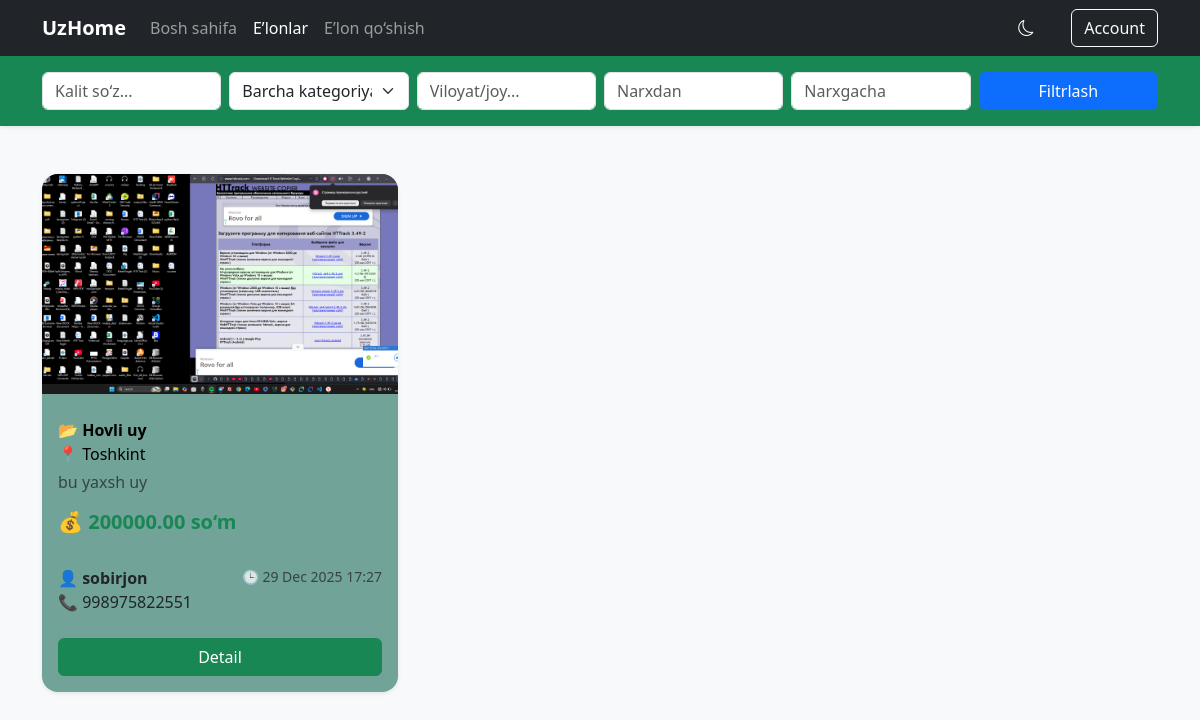
Page /show/show_page/ on the earlier database version.
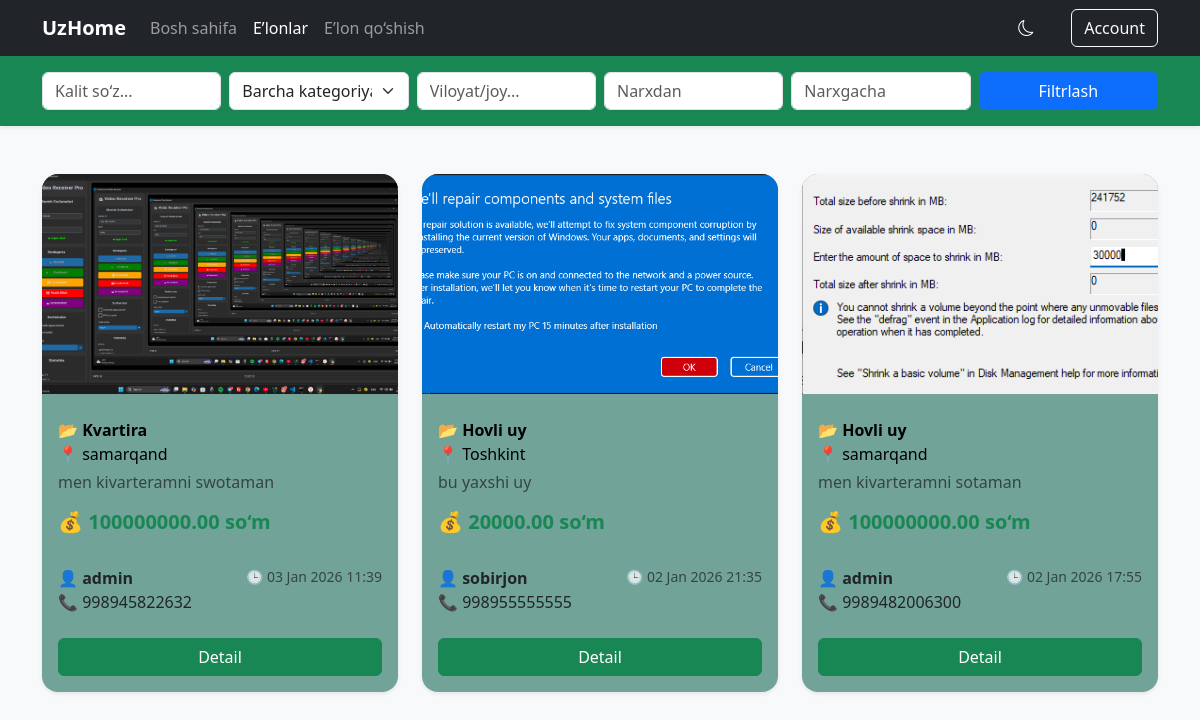
Same page on the later database version.
### add_page/models.py (models this page shows, shortened)
class Annoncements(models.Model):
    HOME_CATEGORY_CHOICES = (
        ('apartment', 'Kvartira'),
        ('house', 'Hovli uy'),
        ('new_building', 'Yangi qurilgan uy'),
        ('commercial', 'Tijorat bino'),
        ('land', 'Yer uchastkasi'),
        ('rent_apartment', 'Ijara kvartira'),
        ('rent_house', 'Ijara hovli uy'),
    )
    STATUS_CHOISES = (
        ('draft', 'Draft'),
        ('published', 'Published'),
    )
    user = models.ForeignKey(User, on_delete=models.CASCADE)
    name = models.CharField(max_length=100)
    slug = models.SlugField(max_length=100, unique=True, blank=True)
    price = models.DecimalField(max_digits=100, decimal_places=2)
    location = models.CharField(max_length=100, null=True, blank=True)
    description = models.TextField()
    image = models.ImageField(upload_to='posts/post/', null=True, blank=True)
    seller_contact = models.CharField(max_length=100, null=True, blank=True)
    telegram = models.CharField(max_length=100, null=True , blank=True)
    publish = models.DateTimeField(default=timezone.now)
    created_at = models.DateTimeField(auto_now_add=True)
    updated_at = models.DateTimeField(auto_now=True)
    category = models.CharField(max_length=150, choices=HOME_CATEGORY_CHOICES, default='house', null=True, blank=True)
    status = models.CharField(max_length=50, choices=STATUS_CHOISES, default='published', null=True, blank=True)
    class Meta:
        ordering = ['-created_at']
    objects = models.Manager()
    published = PublishedManager()  # Custom manager for published announcements

### show_page/views.py (the view)
# urls.py: path('show_page/', PostsView.as_view(), name='show_page'),
class PostsView(View):
    def get(self, request):
        elonlar = Annoncements.objects.filter(status='published').order_by('-created_at')
        search_query = request.GET.get('search', '')
        if search_query:
            elonlar = elonlar.filter(
                Q(title__icontains=search_query) |
                Q(description__icontains=search_query) |
                Q(location__icontains=search_query)
            )
        selected_category = request.GET.get('category', '')
        if selected_category:
            elonlar = elonlar.filter(category=selected_category)
        location = request.GET.get('location', '')
        if location:
            elonlar = elonlar.filter(location__icontains=location)
        min_price = request.GET.get('min_price', '')
        max_price = request.GET.get('max_price', '')
        try:
            if min_price:
                elonlar = elonlar.filter(price__gte=int(min_price))
            if max_price:
                elonlar = elonlar.filter(price__lte=int(max_price))
        except ValueError:
            pass  # Agar string kelib qoldi bo‘lsa, filter ishlamaydi
        paginator = Paginator(elonlar, 6)
        page_number = request.GET.get('page')
        page_obj = paginator.get_page(page_number)
        ctx = {
            'page_obj': page_obj,  # sahifalangan postlar
            'search_query': search_query,
            'selected_category': selected_category,
            'location': location,
            'min_price': min_price,
            'max_price': max_price,
            'category': Annoncements.HOME_CATEGORY_CHOICES,  # template bilan mos
        }
        return render(request, 'show/show_ann.html', ctx)

### template/show/show_ann.html (shortened to what this page needs)
<!DOCTYPE html>
<html lang="uz">
{% load static %}
<head>
    <link href="https://cdn.jsdelivr.net/npm/bootstrap@5.3.3/dist/css/bootstrap.min.css" rel="stylesheet">
    <link rel="stylesheet" href="https://cdn.jsdelivr.net/npm/bootstrap-icons@1.10.0/font/bootstrap-icons.css">
</head>
<body class="bg-light">
<nav class="navbar navbar-expand-lg navbar-dark bg-dark">
    <div class="container">
        <b class="navbar-brand fw-bold">UzHome</b>
        <div class="collapse navbar-collapse" id="menu">
            <ul class="navbar-nav me-auto">
                <li class="nav-item"><a class="nav-link" href="{% url 'home_page' %}">Bosh sahifa</a></li>
                <li class="nav-item"><a class="nav-link active" href="{% url 'show_page' %}">E’lonlar</a></li>
                <li class="nav-item"><a class="nav-link" href="{% url 'add_announcement' %}">E’lon qo‘shish</a></li>
            </ul>
            <div class="d-flex align-items-center gap-2">
                <button id="darkModeToggle" class="btn btn-dark me-3"><i class="bi bi-moon"></i></button>
                <a href="{% url 'account' %}" class="btn btn-outline-light">Account</a>
            </div>
        </div>
    </div>
</nav>
<nav class="bg-success py-3 shadow-sm">
    <div class="container">
        <form method="get" class="row g-2 align-items-center">
            <div class="col-lg-2 col-md-4">
                <input type="text" class="form-control" name="search" placeholder="Kalit so‘z..." value="{{ search_query }}">
            </div>
            <div class="col-lg-2 col-md-4">
                <select class="form-select" name="category">
                    <option value="">Barcha kategoriyalar</option>
                </select>
            </div>
            <div class="col-lg-2 col-md-4">
                <input type="text" class="form-control" name="location" placeholder="Viloyat/joy..." value="{{ location }}">
            </div>
            <div class="col-lg-2 col-md-6">
                <input type="number" class="form-control" name="min_price" placeholder="Narxdan" value="{{ min_price }}">
            </div>
            <div class="col-lg-2 col-md-4">
                <input type="number" class="form-control" name="max_price" placeholder="Narxgacha" value="{{ max_price }}">
            </div>
            <div class="col-lg-2 col-md-12 d-grid">
                <button class="btn btn-primary">Filtrlash</button>
            </div>
        </form>
    </div>
</nav>
<div class="container py-5">
    <div class="row g-4">
        {% for post in page_obj %}
        <div class="col-lg-4 col-md-6">
            <div class="card h-100 shadow-sm border-0 rounded-4 overflow-hidden" style="background-color: #71A398;">
                {% if post.image %}
                <div style="height:220px; overflow:hidden;">
                    <img src="{{ post.image.url }}" class="w-100 h-100 object-fit-cover" alt="{{ post.title }}">
                </div>
                {% endif %}
                <div class="card-body">
                    <p class="text-black mb-1">📂 <b>{{ post.get_category_display }}</b><br>📍 {{ post.location }}</p>
                    <p class="text-muted">{{ post.description|truncatewords:10 }}</p>
                    <h5 class="text-success fw-bold">💰 {{ post.price|default:"Noma" }} so‘m</h5>
                </div>
                <div class="card-footer border-0" style="background-color: #71A398;">
                    <div class="d-flex justify-content-between">
                        <div>👤 <b>{{ post.user }}</b><br>📞 {{ post.seller_contact }}</div>
                        <small class="text-muted">🕒 {{ post.created_at|date:"d M Y H:i" }}</small>
                    </div>
                </div>
                <div class="p-3">
                    <a href="{% url 'detail_page' slug=post.slug %}" class="btn btn-success w-100">Detail</a>
                </div>
            </div>
        </div>
        {% empty %}
        <p class="text-center text-danger">Hech qanday e’lon topilmadi ❌</p>
        {% endfor %}
    </div>
</div>
</body>
</html>

Differences in the rows shown:
removed Annoncements: image (picture), category "Hovli uy", location "Toshkint", description "bu yaxsh uy", price "200000.00", user "sobirjon", seller_contact "998975822551", created_at "29 Dec 2025 17:27"
added Annoncements: image (picture), category "Kvartira", location "samarqand", description "men kivarteramni swotaman", price "100000000.00", user "admin", seller_contact "998945822632", created_at "03 Jan 2026 11:39"
added Annoncements: image (picture), category "Hovli uy", location "Toshkint", description "bu yaxshi uy", price "20000.00", user "sobirjon", seller_contact "998955555555", created_at "02 Jan 2026 21:35"
added Annoncements: image (picture), category "Hovli uy", location "samarqand", description "men kivarteramni sotaman", price "100000000.00", user "admin", seller_contact "9989482006300", created_at "02 Jan 2026 17:55"
